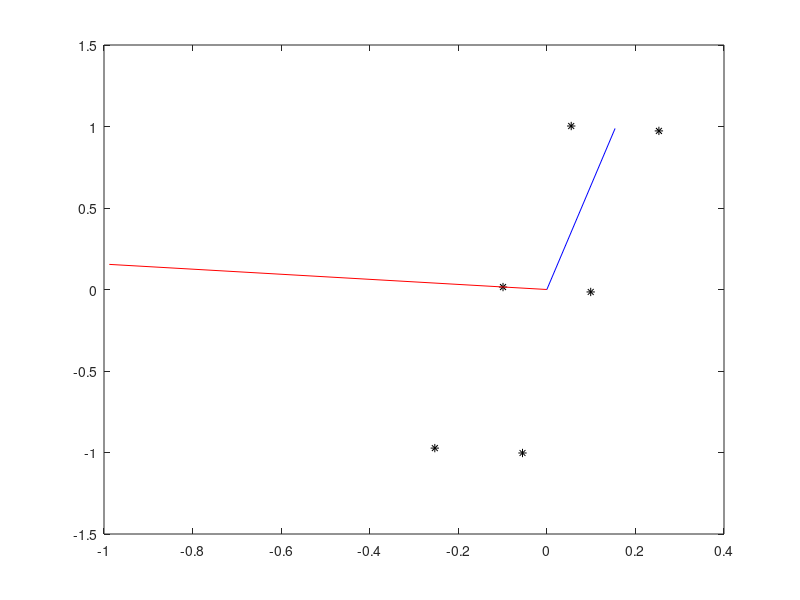
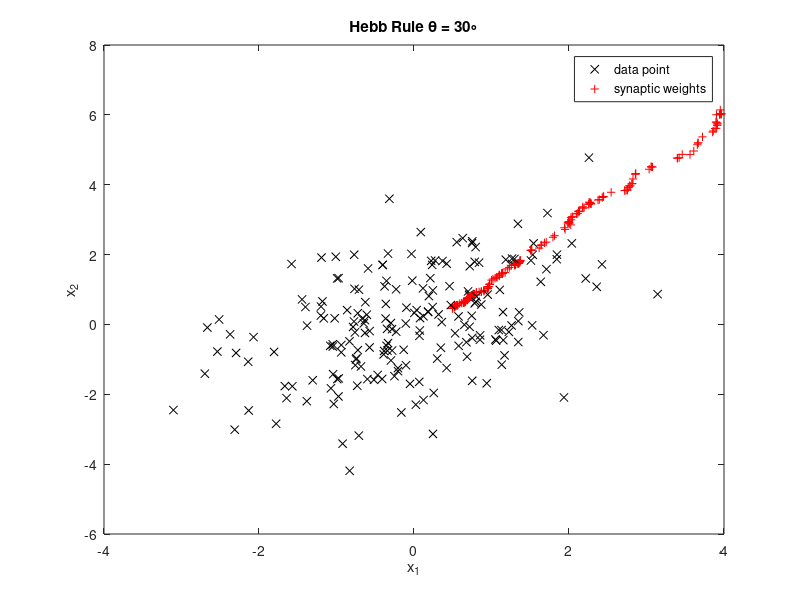
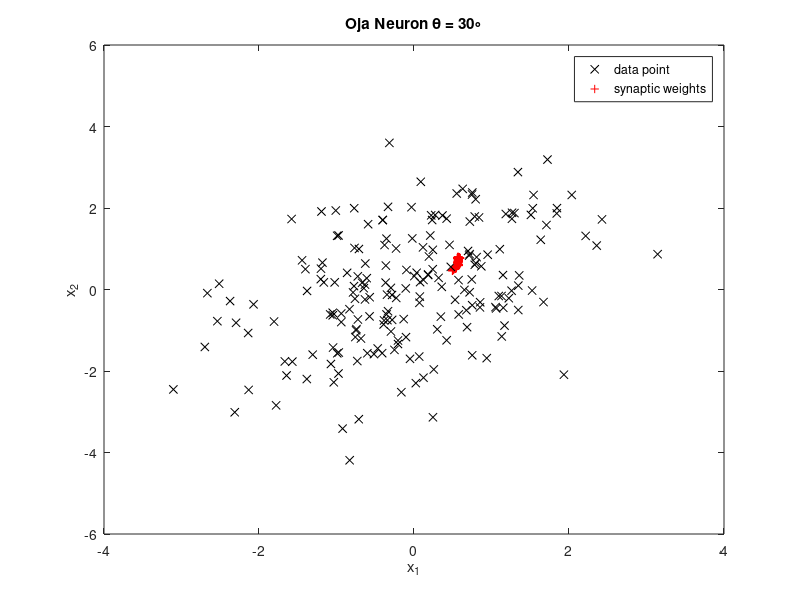

Write MATLAB code to recreate these figures, in order.
figure(1)
x1 = [0.253 0.973];
x2 = [0.055 1.003];
x3 = [-0.099 0.015];
x4 = [0.099 -0.015];
x5 = [-0.253 -0.973];
x6 = [-0.055 -1.003];
Q = zeros(2);
Q(1,1) = (x1(1)^2+x2(1)^2+x3(1)^2+x4(1)^2+x5(1)^2+x6(1)^2)/6;
Q(2,2) = (x1(2)^2+x2(2)^2+x3(2)^2+x4(2)^2+x5(2)^2+x6(2)^2)/6;
Q(1,2) = (x1(1)*x1(2)+x2(1)*x2(2)+x3(1)*x3(2)+x4(1)*x4(2)+x5(1)*x5(2)+x6(1)*x6(2))/6;
Q(2,1) = (x1(2)*x1(1)+x2(2)*x2(1)+x3(2)*x3(1)+x4(2)*x4(1)+x5(2)*x5(1)+x6(2)*x6(1))/6;
[V,D] = eig(Q);
z1 = V(:,1);
z2 = V(:,2);
l1 = D(1,1);
l2 = D(2,2);
plot(x1(1),x1(2),'*k');
hold on 
plot(x2(1),x2(2),'*k');
plot(x3(1),x3(2),'*k');
plot(x4(1),x4(2),'*k');
plot(x5(1),x5(2),'*k');
plot(x6(1),x6(2),'*k');
plot([0 V(1,1)],[0 V(2,1)],'r')
plot([0 V(1,2)],[0 V(2,2)],'b')
hold off
figure(2)
n = 200;
x1 = normrnd(0,sqrt(1),1,n);
x2 = normrnd(0,sqrt(3),1,n);
X = [x1;x2];
k = [cos(pi/6) sin(pi/6);-sin(pi/6) cos(pi/6)];
X = k*X;
    w = zeros(2,n);
    w(:,1) = rand(2,1);
    for i = 1:n-1
        a = X(:,i);
        b = w(:,i)'*a;
        w(:,i+1) = w(:,i) + (1/200)*b*a;
    end
for m = 1:n
    plot(X(1,m),X(2,m),'kx')
    hold on
    plot(w(1,m),w(2,m),'r+')
    pause(0.05)
end 
hold off 
xlabel('x_1')
ylabel('x_2')
legend('data point', 'synaptic weights', 'location', 'best')
title('Hebb Rule \theta = 30\circ')
Q1 = zeros(2);
for j = 1:n
    Q1(1,1) = Q1(1,1)+X(1,i)^2;
    Q1(2,2) = Q1(2,2)+X(2,i)^2;
    Q1(1,2) = Q1(1,2)+X(1,i)*X(2,i);
    Q1(2,1) = Q1(2,1)+X(2,i)*X(1,i);
end
Q1 = Q1/n;
[V1,D1] = eig(Q1);
z1_h = V1(:,1);
z2_h = V1(:,2);
l1_h = D1(1,1);
l2_h = D1(2,2);
figure(3)
w1 = zeros(2,n);
w1(:,1) = w(:,1);
for j = 1:n-1
    a = X(:,j);
    b = w1(:,j)'*a;
    w1(:,j+1) = w1(:,j) + (1/(100+i))*b*(a-b*w1(:,j));
end
for q = 1:n
    plot(X(1,q),X(2,q),'kx')
    hold on 
    plot(w1(1,q),w1(2,q),'r+')
    pause(0.05)
end
hold off 
xlabel('x_1')
ylabel('x_2')
legend('data point', 'synaptic weights', 'location', 'best')
title('Oja Neuron \theta = 30\circ')
y = sum(X.*w1);
lambda = sum(y.^2)/n;